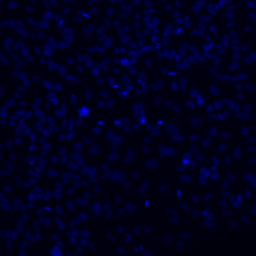
#> input picture image/image_gt_00010000.png, 256 x 256 px, found by its file name
$ python error_map.py
#> lines starting #> are read from the running program, lines starting #| are printed output that depends on the picture
import numpy as np
import cv2 as cv
from PIL import Image, ImageDraw, ImageFilter

# 画像を読み込む
image_A = cv.imread('./result/image_gt_00010000.png', 1)
#> image_A is the input picture: shape (256, 256, 3); mean B, G, R 30, 0, 0
image_B = cv.imread('./result/image_gen_00010000.png', 1)
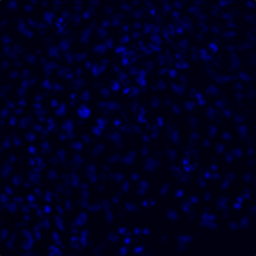
#> input picture image/image_gen_00010000.png, 256 x 256 px, found by its file name
#> image_B is the input picture: shape (256, 256, 3); mean B, G, R 31.8, 0, 0

# 画像のサイズを確認する
print(image_A.shape)
#| (256, 256, 3)
print(image_B.shape)
#| (256, 256, 3)

# エラーマップ作製
error_map = cv.absdiff(image_A, image_B, dst=None)
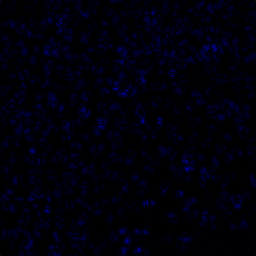
#> error_map: shape (256, 256, 3); mean B, G, R 11.5, 0, 0

# 画像の表示
cv.imshow('error_map', error_map)

# 画像の保存
cv.imwrite('./result/error_map_diff.png', error_map)

cv.waitKey(0)
cv.destroyAllWindows()
